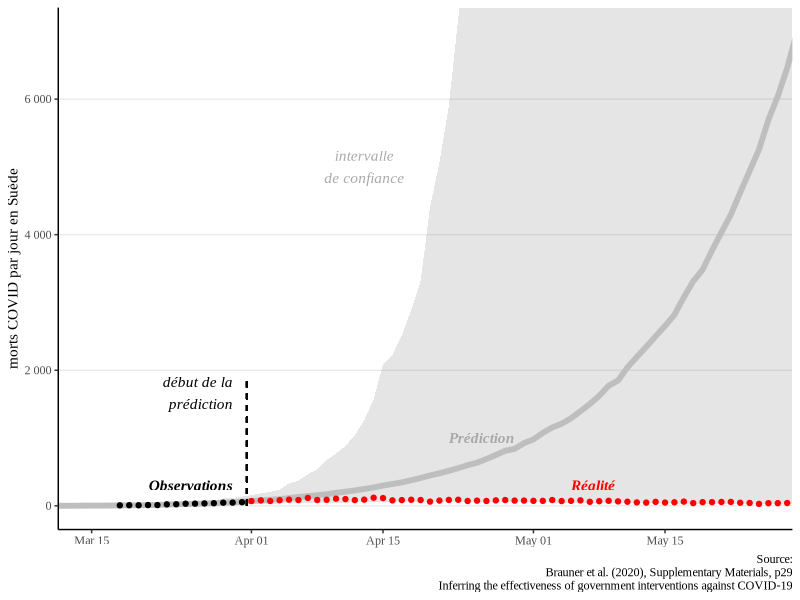
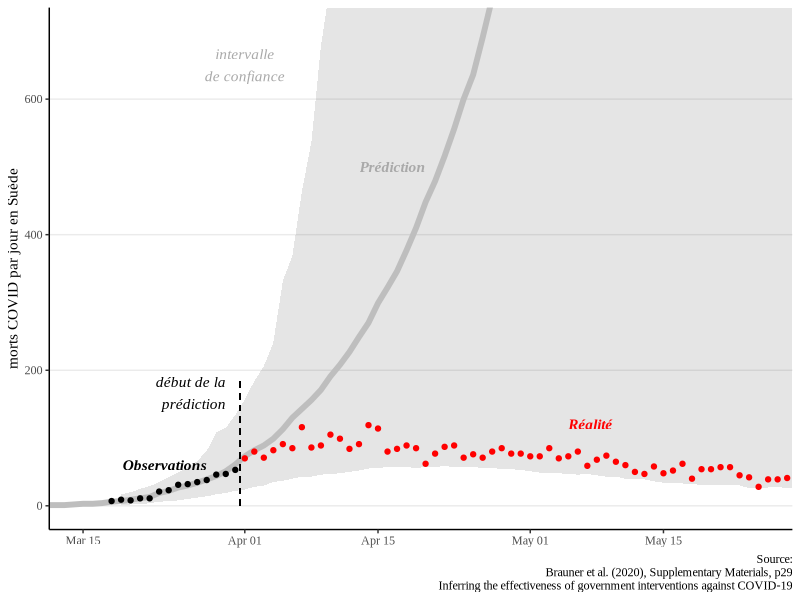
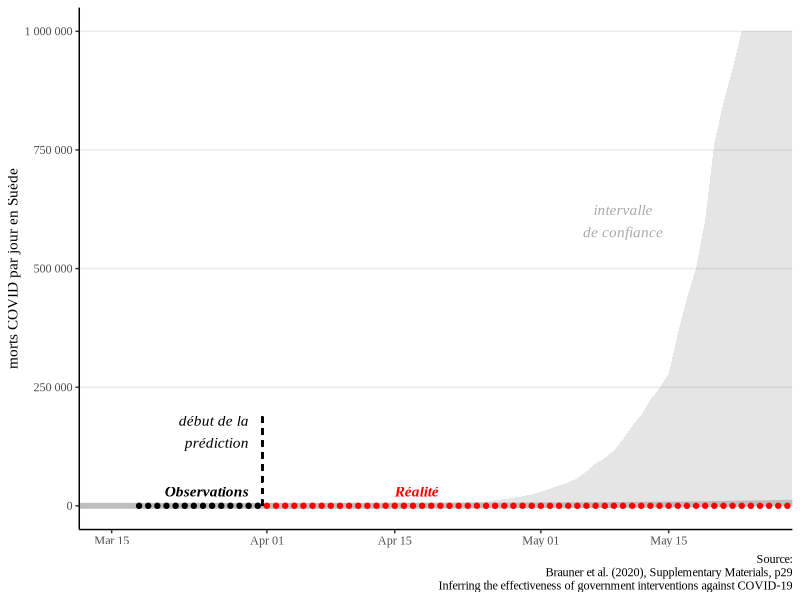

Reproduce these figures in R, in order. (Note: this script raises an error after producing the figures.)
## ---- chunk 1
knitr::opts_chunk$set(echo = F, message=F, warning=F, fig.align = "center",  dev='svg')

#loading relevant packages
library(tidyr)
library(tidyverse) #mainly for reading files functions
library(dplyr)
library(ggplot2) #for ggplot graphs

theme_set(
  theme_classic() +
  theme(
        legend.title = element_blank(),
        panel.grid.major.y = element_line(),
        text = element_text(family = "Times New Roman"),
        plot.title = element_text(face="bold"),
        axis.title.x = element_blank())
  )
## ---- chunk 2

#from the paper SM
#These are challenging predictions; to the best of our knowledge, no related study analyses how their estimated NPI effects generalise to unseen countries, and most related studies do not validate predictions on unseen data at all (3, 7, 8, 5, 6), reviewed in (10).

#start date 2020-03-31
Brauner_data <- read_csv("influence_models/Brauner_Science/brauner_Science.csv")
  
f_graph <- function(
    dataset, y_max,
    x_label_observation, y_label_observation,
    x_label_reality, y_label_reality,
    x_label_prediction, y_label_prediction,
    x_label_start_prediction, y_label_start_prediction,
    x_label_confidence_interval, y_label_confidence_interval
    ){
  gg <- ggplot(dataset, aes(x=date)) +
    #confidence interval
    geom_ribbon(
      aes(ymin = model_low, ymax=model_high, fill="intervalle de\nconfiance"), 
      fill='black',
      alpha=.1
      ) +
    annotate(
        'text', x = as.Date(x_label_confidence_interval), y = y_label_confidence_interval, label = "intervalle\nde confiance", 
        color = "darkgray", fontface = "italic", family = "Times New Roman"
      ) +
    
    #prediction + annotation
    geom_line(
      aes(y=model_median),
      linewidth=2, color="gray"
      ) +
    annotate(
      'text', x = as.Date(x_label_prediction), y = y_label_prediction, label = "Prédiction", 
      color = "darkgray", fontface = "bold.italic", family = "Times New Roman", hjust=1
      ) +
    
    #reality + annotation
    geom_point(
      data = dataset %>% filter(date>as.Date("2020-03-31")),
      aes(y=reality),
      color="#ff0000"
      ) +
    annotate(
      'text', x = as.Date(x_label_reality), y = y_label_reality, label = "Réalité", 
      color = "#ff0000", fontface = "bold.italic", family = "Times New Roman", hjust=0
      ) +
    
    #observation dots + annotation
    geom_point(
      data = dataset %>% filter(date<=as.Date("2020-03-31")),
      aes(y=reality),
      color="black"
      ) +
    annotate(
      'text', x = as.Date(x_label_observation)-1, y = y_label_observation, label = "Observations", 
      color = "black", fontface = "bold.italic", family = "Times New Roman", hjust=1
      ) +
    
    #prediction start + annotation
    geom_segment(
      x = as.Date("2020-03-31")+0.5,  xend = as.Date("2020-03-31")+0.5,  
      y = 0, yend = y_label_start_prediction,
      linetype="dashed"
      ) +
    annotate(
      'text', x = as.Date(x_label_start_prediction)-1, y = y_label_start_prediction, label = "début de la\nprédiction",
      color = "black", fontface = "italic", family = "Times New Roman", hjust=1, vjust=1
      ) +
    
    #graph limits and colors
    scale_y_continuous(labels = scales::label_number(drop0trailing = TRUE)) +
    coord_cartesian(
      ylim=c(0, y_max),
      xlim=c(as.Date("2020-03-15"), as.Date("2020-05-25"))
      ) +
    
    #labels
    labs(
      y="morts COVID par jour en Suède",
      caption="Source:\nBrauner et al. (2020), Supplementary Materials, p29\nInferring the effectiveness of government interventions against COVID-19"
      )
  
  return(gg)
}
## ---- chunk 3
f_graph(
  Brauner_data, y_max= 7000,
  x_label_observation = "2020-03-31", y_label_observation = 300,
  x_label_reality = "2020-05-05", y_label_reality = 300,
  x_label_prediction = "2020-04-29", y_label_prediction = 1000,
  x_label_start_prediction = "2020-03-31", 1900,
  x_label_confidence_interval = "2020-04-13", y_label_confidence_interval = 5000
  )
## ---- chunk 4
#morts prédits sur la période, médiane : 100 000 morts
sum(Brauner_data$model_median, na.rm=T)

#morts sur la période, réalité : 4 500 morts
sum(Brauner_data$reality, na.rm=T)
## ---- chunk 5
f_graph(
  Brauner_data, y_max= 700,
  x_label_observation = "2020-03-29", y_label_observation = 60,
  x_label_reality = "2020-05-05", y_label_reality = 120,
  x_label_prediction = "2020-04-20", y_label_prediction = 500,
  x_label_start_prediction = "2020-03-31", y_label_start_prediction = 190,
  x_label_confidence_interval = "2020-04-01", y_label_confidence_interval = 650
)
## ---- chunk 6
#morts sur la période, low
sum(Brauner_data$model_low, na.rm=T)
## ---- chunk 7
f_graph(
  Brauner_data, y_max= 1000000,
  x_label_observation = "2020-03-31", y_label_observation = 30000,
  x_label_reality = "2020-04-15", y_label_reality = 30000,
  x_label_prediction = "2020-06-20", y_label_prediction = 500,
  x_label_start_prediction = "2020-03-31", y_label_start_prediction = 190000,
  x_label_confidence_interval = "2020-05-10", y_label_confidence_interval = 600000
)
## ---- chunk 8
#morts sur la période, high (before saturation on graph)
sum(Brauner_data %>% filter(date<"2020-05-23") %>% pull(model_high), na.rm=T)/10^6
## ---- chunk 9
knitr::include_graphics("influence_models/Brauner_Science/brauner_figS17.png")
## ---- chunk 10
Flaxman_lockdown <- read_csv("influence_models/Flaxman_Nature/lockdown_effects.csv")
Flaxman_public_events <- read_csv("influence_models/Flaxman_Nature/public_envents.csv")

lockdown_effect <- Flaxman_lockdown %>% 
  select(country_french, median_reduction = median) %>%
  filter(country_french!="Tous les pays") %>%
  mutate(
    NPI = "Confinement"
  )


public_events_effect <- Flaxman_public_events %>% 
  select(country_french, median_reduction = median_Rt_reduction) %>%
  mutate(
    median_reduction = -median_reduction,
    NPI = "Interdiction des Grands Rassemblements"
    ) %>%
  filter(
    country_french !="Italie"
  )

temp <- bind_rows(
  lockdown_effect, public_events_effect
) %>%
  mutate(
    col= case_when(
      country_french == "Suède" ~ "Suède",
      T ~ "other"
    )
  )
  

annotation_data <- 
  data.frame(
    NPI = c("Confinement", "Interdiction des Grands Rassemblements", "Interdiction des Grands Rassemblements"), 
    country_french = c("France", "Espagne", "Royaume-Uni"),
    median_reduction = c(0.93, 0.13, 0.65), 
    lab = c(
      "efficacité confinement\n~ 75%", 
      "efficacité interdiction\nrassemblements\n~ 2%", 
      "à en croire le modèle,\ninterdire les grands\nrassemblements en Suède\nest 30 fois plus efficace\nque dans les autres pays,\net a un effet similaire\nà un confinement"
      ),
    col=c("other", "other", "Suède"),
    hjust=c(NA, NA, 1)
  )


ggplot(temp) +
  geom_col(
    aes(
      country_french, median_reduction, 
      fill=col)
    ) +
  scale_y_continuous(
    labels = scales::percent_format(),
    lim=c(0,1)
    ) +
  geom_text(
    data=annotation_data, aes(x=country_french, y=median_reduction, label=lab, color=col, hjust=hjust),
    fontface = "bold.italic", family = "Times New Roman"
  ) +
  labs(
    y="réduction de la\npropogation épidémique",
    caption="Source:\nFlaxman (2020), Estimating the effects of non-pharmaceutical interventions on COVID-19 in Europe\nExctracted fromFig 1, Extended Data Fig. 1-2, Supplementary Fig. 29",
    title="Efficacité des mesures sanitaires dans différents pays\nselon le modèle"
  ) +
  facet_grid(~NPI) +
  scale_fill_manual(values = c("#b4b4b4", "#ff0000")) +
  scale_color_manual(values = c("#b4b4b4", "#ff0000")) +
  theme(
    axis.text.x = element_text(angle = 45, hjust=1),
    legend.position = "none"
    )
